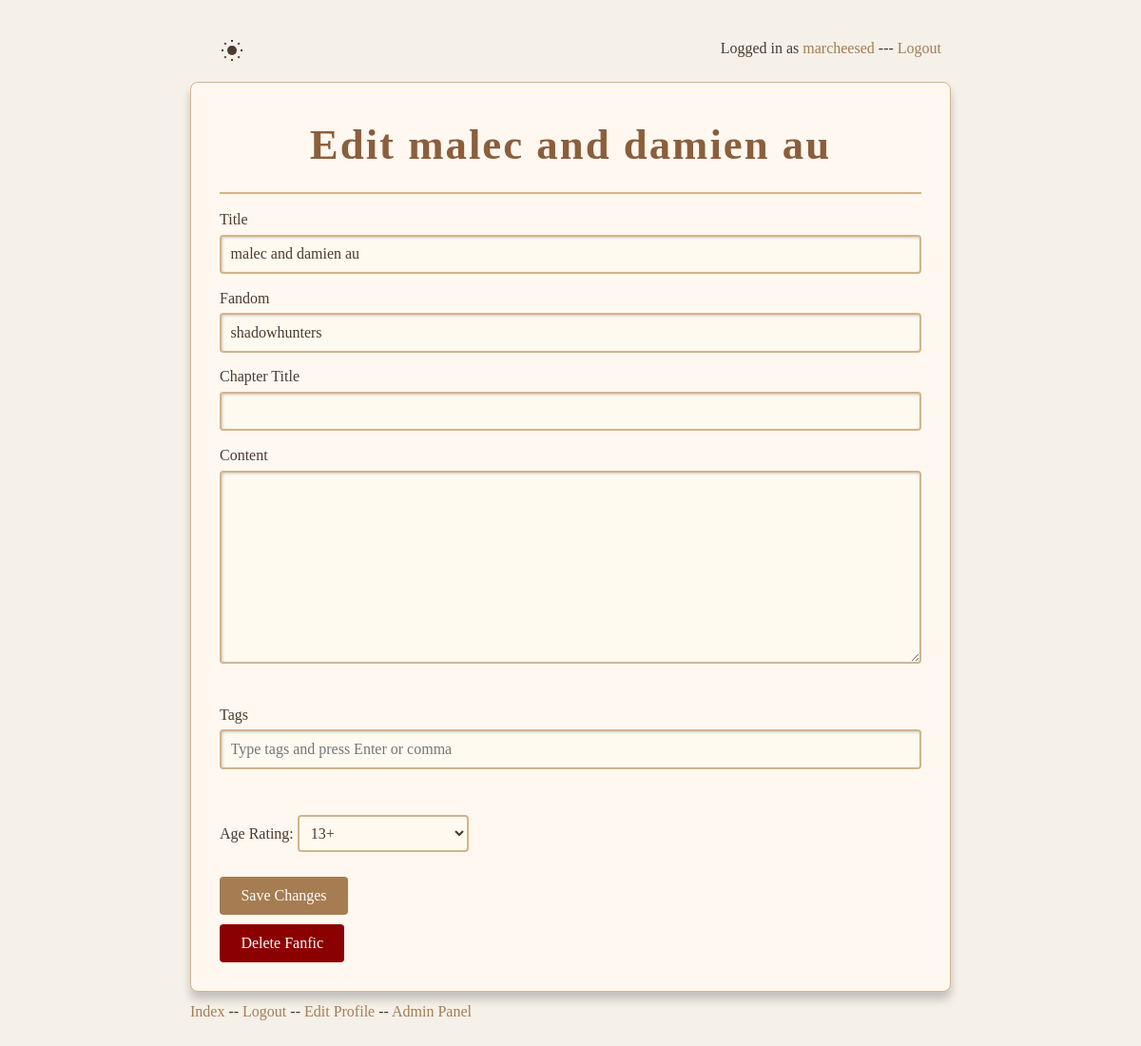
The app's page /edit/1 (signed in) with its own data.
### tables this page shows
CREATE TABLE fanfics (
    id INTEGER PRIMARY KEY AUTOINCREMENT,
    title TEXT,
    author TEXT,
    owner TEXT,
    fandom TEXT,
    age_rating TEXT,
    comments TEXT,
    kudos TEXT
);

### app.py (the view, shortened to what this page needs)
@app.route("/edit/<int:fid>", methods=["GET", "POST"])
def edit_fic(fid):
    conn = get_db_connection()
    fanfic_row = conn.execute("SELECT * FROM fanfics WHERE id = ?", (fid,)).fetchone()
    if not fanfic_row:
        conn.close()
        return "Fanfic not found"
    if not logged_in() or fanfic_row["owner"] != session["username"]:
        conn.close()
        return "Unauthorized"
    all_tags_rows = conn.execute("SELECT name FROM tags").fetchall()
    all_tags = [row["name"] for row in all_tags_rows]
    chapters_rows = conn.execute(
        "SELECT * FROM chapters WHERE fanfic_id = ? ORDER BY id", (fid,)
    ).fetchall()
    chapters = [dict(c) for c in chapters_rows]
    tags_rows = conn.execute(
        "SELECT t.name FROM tags t JOIN fanfic_tags ft ON t.id = ft.tag_id WHERE ft.fanfic_id = ?",
        (fid,),
    ).fetchall()
    current_tags = [row["name"] for row in tags_rows]
    comments_json = fanfic_row["comments"]
    if comments_json:
        try:
            comments = json.loads(comments_json)
        except json.JSONDecodeError:
            comments = []
    else:
        comments = []
    kudos_json = fanfic_row["kudos"]
    if kudos_json:
        try:
            kudos = json.loads(kudos_json)
        except json.JSONDecodeError:
            kudos = []
    else:
        kudos = []
    conn.close()
    return render_template(
        "fanfic/edit_fic.html",
        fic={
            "id": fid,
            "title": fanfic_row["title"],
            "fandom": fanfic_row["fandom"],
            "age_rating": fanfic_row["age_rating"],
            "comments": comments,
            "kudos": kudos,
            "owner": fanfic_row["owner"],
            "tags": current_tags,
            "chapters": chapters,
        },
        all_tags=all_tags,
        logged_in=logged_in(),
        is_owner=True,
        is_admin=is_admin(),
    )

### app.py (called while the page is built)
def get_db_connection():
    conn = sqlite3.connect("new.db", check_same_thread=False)
    conn.execute("PRAGMA busy_timeout = 30000")  # 30 seconds
    conn.row_factory = sqlite3.Row
    return conn

def get_user(username):
    conn = get_db_connection()
    user = conn.execute(
        "SELECT * FROM users WHERE username = ?", (username,)
    ).fetchone()
    conn.close()
    return dict(user) if user else None

def logged_in():
    return "username" in session

def is_admin():
    if not is_logged_in():
        return False
    username = session["username"]
    user = get_user(username)
    if user:
        return user.get("is_admin", False)
    return False

def is_ip_banned(ip):
    conn = get_db_connection()
    result = conn.execute("SELECT 1 FROM banned_ips WHERE ip = ?", (ip,)).fetchone()
    conn.close()
    return result is not None

@app.before_request
def check_ban():
    print("Session data:", session)
    ip = request.remote_addr
    if is_ip_banned(ip):
        abort(403)

def is_logged_in():
    return "username" in session

### templates/fanfic/edit_fic.html (shortened to what this page needs)
<!doctype html>
<html>
<head>
<link rel="stylesheet" href="{{ url_for('static', filename='style.css') }}" />
</head>
<body>
<div class="full-container">
    <div class="site-header">
        <button
            type="button"
            id="theme-toggle"
            aria-label="Toggle dark mode"
            style="
                background: none;
                border: none;
                cursor: pointer;
                display: flex;
                align-items: center;
            "
        >
        </button>
        {% if logged_in %}
        <p>
            Logged in as <a href="{{ url_for('profile') }}">{{ session['username'] }}</a> --- <a href="{{ url_for('logout') }}">Logout</a>
        </p>
        {% else %}
        <p>
            <a href="{{ url_for('login') }}">Login</a> --- <a href="{{ url_for('register') }}">Register</a>
        </p>
        {% endif %}
    </div>
    <div class="container-1">
        <h1>Edit {{ fic.title }}</h1>
        <form method="POST" id="edit-form">
            <label>Title</label><br />
            <input type="text" name="title" value="{{ fic.title }}" required /><br />
            <label>Fandom</label><br />
            <input type="text" name="fandom" value="{{ fic.fandom }}" required /><br />
            {% set first_chapter = chapters[0] if chapters and chapters|length > 0 else {'title': '', 'content': ''} %}
            <label>Chapter Title</label><br />
            <input
                type="text"
                name="chapter_title"
                value="{{ first_chapter.title }}"
                required
            /><br />
            <label>Content</label><br />
            <textarea
                style="white-space: pre-wrap"
                name="chapter_content"
                id="edit-content"
                rows="10"
                required
            >{{ first_chapter.content | safe }}</textarea>
            <div class="submit-tags">
                <div class="tags-input-container" style="margin-top: 20px;">
                    <label for="tags-input">Tags</label><br />
                    <input
                        type="text"
                        id="tags-input"
                        placeholder="Type tags and press Enter or comma"
                        autocomplete="off"
                    />
                </div>
                <br />
                <label for="age_rating">Age Rating:</label>
                <select name="age_rating" id="age_rating" required>
                    <option value="13+" {% if fic.age_rating == "13+" %}selected{% endif %}>13+</option>
                </select>
                <br /><br />
                <button type="submit">Save Changes</button>
            </form>
            <form method="POST" action="{{ url_for('delete_fic', fic_id=fic.id) }}" style="margin-top: 10px;">
                <button
                    type="submit"
                    style="background-color: darkred; color: white"
                    onclick="return confirm('Are you sure you want to delete this fanfic?');"
                >
                    Delete Fanfic
                </button>
            </form>
        </div>
    </div>
    <div class="site-footer">
        <p>
            <a href="{{ url_for('index') }}">Index</a>
            {% if logged_in %}-- <a href="{{ url_for('logout') }}">Logout</a>{% endif %}
            {% if is_owner %} -- <a href="{{ url_for('edit_profile') }}">Edit Profile</a>{% endif %}
            {% if is_admin %} -- <a href="{{ url_for('admin_panel') }}">Admin Panel</a>{% endif %}
        </p>
    </div>
</body>
</html>

### static/style.css (style rules this page uses)
:root { --bg-color: #f5f1e9; --text-color: #4b3a2f; --border-color: #d2b48c; --heading-color: #8b5e3c; --subheading-color: #6b4f3b; --subsubheading-color: #7b5e57; --span-bg: #f0e2d0; --input-bg: #fffaf0; --button-bg: #a67c52; --button-hover-bg: #8b6d3b; --link-color: #a67c52; --shadow-color: rgba(0, 0, 0, 0.2); --card-bg: #fff8f0; --card-border: #d2b48c; }
* { margin: 0; padding: 0; box-sizing: border-box; }
body { font-family: "Georgia", serif; background-color: var(--bg-color); color: var(--text-color); line-height: 1.6; padding: 20px; min-height: 100vh; background-image: radial-gradient( circle at 1px 1px, var(--bg-color) 1px, transparent 1px ), radial-gradient(circle at 4px 4px, var(--bg-color) 1px, transparent 1px); background-size: 20px 20px; }
.full-container { margin: 0 auto; max-width: 800px; }
h1 { font-family: "Palatino Linotype", "Book Antiqua", Palatino, serif; font-size: 2.8em; margin-bottom: 0.3em; letter-spacing: 2px; color: var(--heading-color); border-bottom: 2px solid var(--border-color); padding-bottom: 0.3em; text-align: center; }
p { margin: 0.5em 0; }
a { color: var(--link-color); text-decoration: none; }
button { background-color: var(--button-bg); color: #fff; border: none; padding: 0.7em 1.4em; border-radius: 4px; cursor: pointer; font-family: "Georgia", serif; font-size: 1em; transition: background-color 0.3s; }
input[type="text"], input[type="password"], textarea { width: 100%; padding: 0.6em; margin-top: 0.2em; margin-bottom: 0.8em; border: 2px solid var(--card-border); border-radius: 4px; background-color: var(--input-bg); color: var(--text-color); font-family: "Georgia", serif; resize: vertical; font-size: 1em; box-shadow: inset 1px 1px 3px rgba(0, 0, 0, 0.2); }
.site-header { display: flex; justify-content: space-between; padding: 10px; }
#icon-sun, #icon-moon { color: var(--text-color); width: 24px; height: 24px; }
.container-1 { margin: 0 auto; background-color: var(--card-bg); padding: 30px; border: 1px solid var(--card-border); border-radius: 8px; box-shadow: 0 8px 10px var(--shadow-color); }
select { color: var(--text-color); width: 180px; padding: 0.5em; border: 2px solid var(--card-border); border-radius: 4px; background-color: var(--input-bg); font-family: "Georgia", serif; font-size: 1em; }

### records on screen
fanfics: title "malec and damien au", fandom "shadowhunters", age_rating "13+"

### other values on screen
{{ session['username'] }} "marcheesed"
